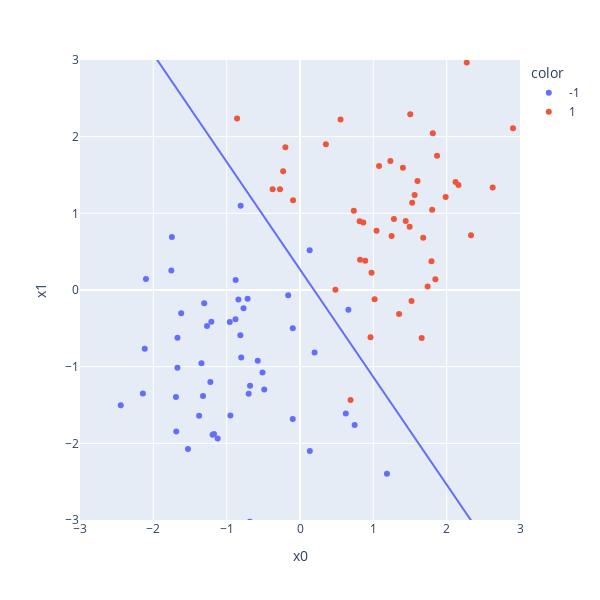

Notebook code cell kept with this figure:
### Code cell
xlim = np.array([-5, 5])
(w0, w1), b = lin_svc.coef_[0], lin_svc.intercept_[0]
ylim = -w0/w1 * xlim - b/w1
fig.add_traces(px.line(x=xlim, y=ylim).data)

### Figure 1 — Plotly figure (JSON) as saved in the notebook; plotly's stock layout.template omitted (floating-point values rounded to 4 significant figures)
{"data": [{"hovertemplate": "color=-1<br>x0=%{x}<br>x1=%{y}<extra></extra>", "legendgroup": "-1", "marker": {"color": "#636efa", "symbol": "circle"}, "mode": "markers", "name": "-1", "orientation": "v", "showlegend": true, "type": "scatter", "x": [-1.528, -0.8782, -0.9578, -1.192, 1.186, -1.692, -0.4871, 0.7448, -1.306, -0.8798, -0.681, -1.123, -0.6998, 0.6598, 0.1989, -1.671, -0.5765, 0.4621, -0.8134, -2.101, 0.1316, -1.671, -0.09914, -0.7699, -0.8091, -1.344, -1.172, -1.754, -1.222, -0.7144, 0.1338, -1.209, -2.117, -0.84, 0.6243, -1.62, -0.5115, -2.444, -1.268, -1.322, -0.9492, -0.09841, -0.6844, -1.687, -1.747, -2.143, -0.8017, -0.161, -0.1346, -1.375], "xaxis": "x", "y": [-2.073, 0.1295, -0.4172, -1.888, -2.396, -1.397, -1.298, -1.761, -0.172, -0.3828, -1.249, -1.936, -1.352, -0.258, -0.8148, -0.6224, -0.9227, -3.06, -0.5899, 0.1447, 0.5198, -1.013, -1.684, -0.238, 1.1, -0.9564, -1.878, 0.2529, -1.201, -0.1149, -2.1, -0.4134, -0.7656, -0.1238, -1.612, -0.302, -1.076, -1.504, -0.4696, -1.384, -1.637, -0.4975, -3.022, -1.845, 0.6925, -1.349, -0.881, -0.0689, -3.302, -1.639], "yaxis": "y"}, {"hovertemplate": "color=1<br>x0=%{x}<br>x1=%{y}<extra></extra>", "legendgroup": "1", "marker": {"color": "#EF553B", "symbol": "circle"}, "mode": "markers", "name": "1", "orientation": "v", "showlegend": true, "type": "scatter", "x": [0.8896, 1.521, 0.8191, 3.191, 1.793, 0.7338, 1.249, 2.16, 1.017, 1.044, 1.232, 1.503, 1.802, -0.2726, 1.495, 1.529, 1.078, -0.2301, -0.3731, 1.351, 1.846, 1.741, 0.9754, 2.039, -0.1993, 1.403, 1.441, 1.869, 1.659, 0.4829, -0.858, 1.986, 1.602, 2.121, 2.274, 3.528, 2.331, 1.811, 0.5529, -0.09491, 2.905, 0.8134, 0.3531, 2.628, 1.281, 1.563, 0.9613, 0.6899, 0.8636, 1.68], "xaxis": "x", "y": [0.3826, -0.1443, 0.3961, -0.8964, 0.3765, 1.033, 0.7034, 1.369, -0.122, 0.7737, 1.683, 2.293, 1.047, 1.314, 0.8253, 1.138, 1.618, 1.551, 1.315, -0.3123, 0.1405, 0.0463, 0.2248, 3.187, 1.863, 1.594, 0.8998, 1.75, -0.6274, 0.002973, 2.236, 1.214, 1.42, 1.409, 2.967, 0.7514, 0.7127, 2.044, 2.225, 1.169, 2.111, 0.8983, 1.901, 1.338, 0.9269, 1.241, -0.6158, -1.435, 0.8809, 0.6802], "yaxis": "y"}, {"hovertemplate": "x=%{x}<br>y=%{y}<extra></extra>", "legendgroup": "", "line": {"color": "#636efa", "dash": "solid"}, "marker": {"symbol": "circle"}, "mode": "lines", "name": "", "orientation": "v", "showlegend": false, "type": "scatter", "x": [-5, 5], "xaxis": "x", "y": [7.284, -6.748], "yaxis": "y"}], "layout": {"height": 600, "legend": {"title": {"text": "color"}, "tracegroupgap": 0}, "margin": {"t": 60}, "width": 600, "xaxis": {"anchor": "y", "domain": [0, 1], "range": [-3, 3], "title": {"text": "x0"}}, "yaxis": {"anchor": "x", "domain": [0, 1], "range": [-3, 3], "title": {"text": "x1"}}}}
